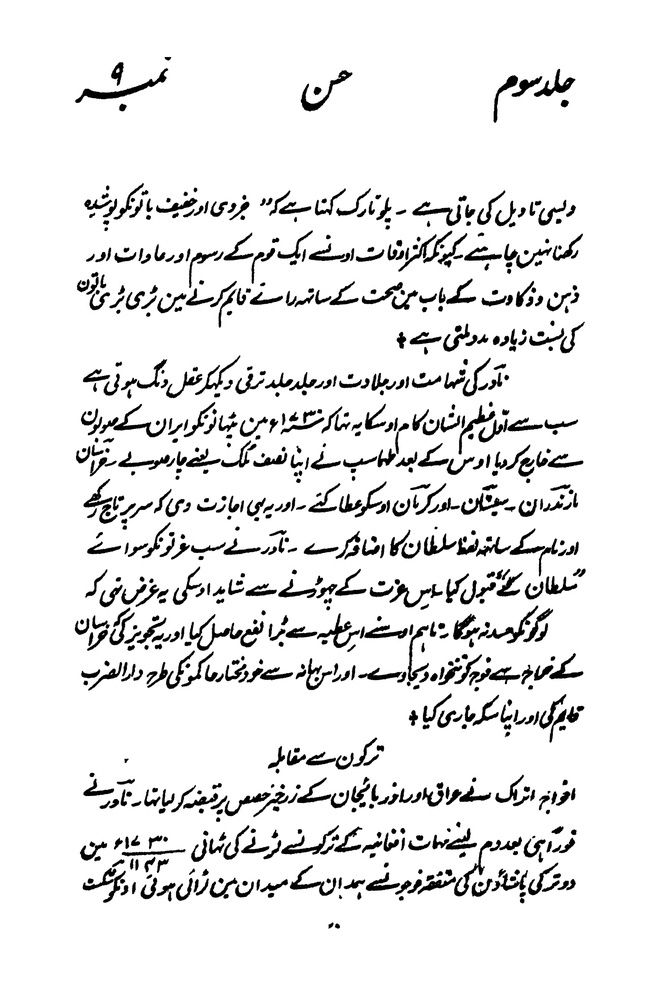
#> input picture urdu-media-ai-utils/urdu-polygon-line-extractor/data-books/B207/Image/B207_107.jpg, 648 x 1000 px, shrunk from 3428 x 5293 before the run
$ python -i pdf_to_pages_and_lines.py   (imports and definitions only)
#> lines starting #> are read from the running program, lines starting #| are printed output that depends on the picture; after the words box and inside, x2 and y2 are one past the last pixel; in counts of white or black regions, pixels touching at a corner belong together
#> further down, picture is the input picture: shape (1000, 648, 3); min 0, max 255, mean 233.1
"""
    This file contains the whole functionality to convert pdf to page images
    and then the page images to lines.

    1. Convert a pdf file to pages
    2. Convert a page to Lines
"""

import os
import re
import shutil
import sys

import cv2
import numpy as np
import pandas as pd
from pdf2image import convert_from_path


# [175 lines left out: functions is_image_completely_blank, pdf_to_page_images, extract_page_number, pages_from_book_txt, save_text_pages, save_image_pages and 3 more, not called in this run]


def image_contours(image):
    """
    Extract text contours from image using OpenCV.
    Returns sorted contours based on y-coordinate.
    """
    gray = cv2.cvtColor(image, cv2.COLOR_BGR2GRAY)
    blur = cv2.GaussianBlur(gray, (3, 3), 0)
    bw = cv2.threshold(blur, 0, 255, cv2.THRESH_BINARY_INV + cv2.THRESH_OTSU)[1]
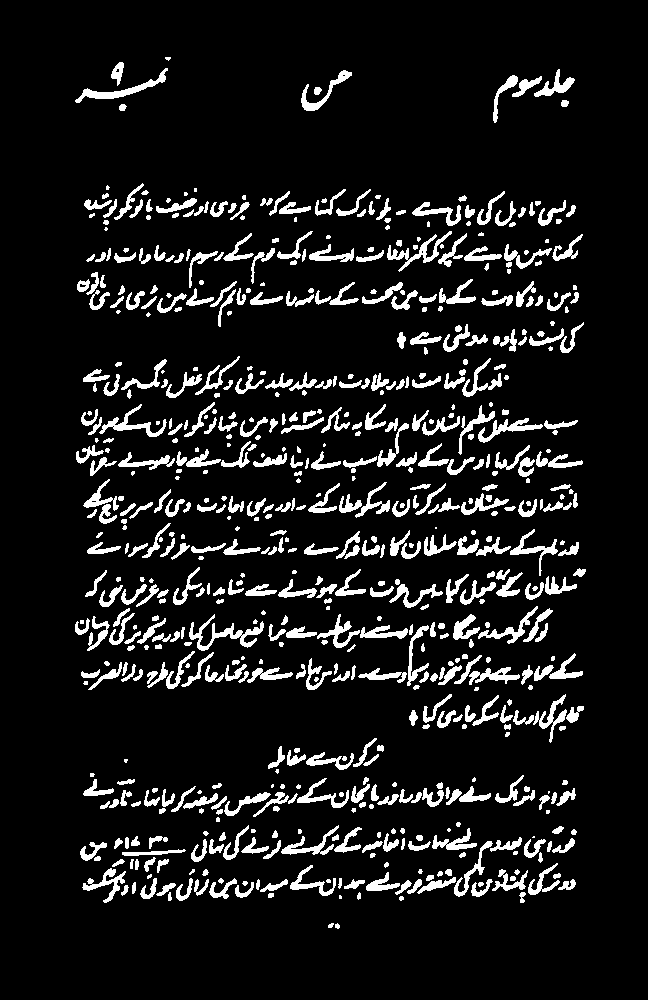
#> bw: shape (1000, 648); 9.9% white; 666 white regions (103 under 20 px), largest, box (x1, y1, x2, y2) and area: (189, 614, 264, 651) 729, (75, 68, 168, 103) 626, (387, 231, 452, 272) 572

    # Define kernel size for morphological operations
    kernel_size = (200, 10)
    kernel = cv2.getStructuringElement(cv2.MORPH_RECT, kernel_size)

    # Perform morphological closing operation
    bw_closed = cv2.morphologyEx(bw, cv2.MORPH_CLOSE, kernel)
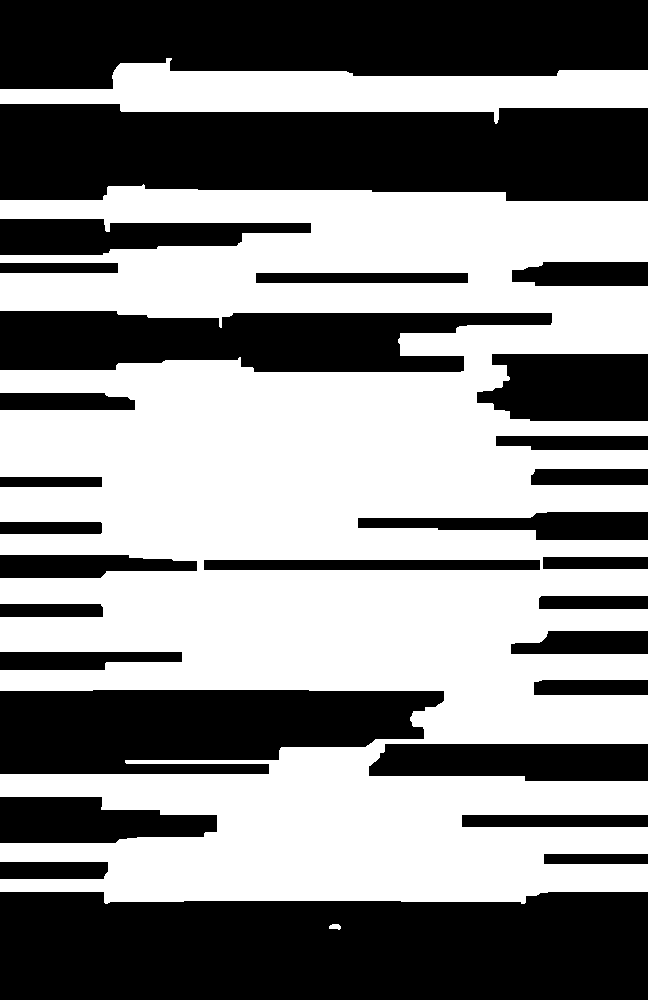
#> bw_closed: shape (1000, 648); 53.4% white; 29 black regions

    # Find contours for each text line
    contours, _ = cv2.findContours(bw_closed, cv2.RETR_EXTERNAL, cv2.CHAIN_APPROX_SIMPLE)
#> contours = 3 contours; box (x1, y1, x2, y2) and area: (0, 184, 648, 904) 322974, (0, 58, 648, 124) 21832, (329, 924, 341, 930) 41

    # Filter contours to select those whose width is at least 3 times its height
    filtered_contours = [cnt for cnt in contours if (cv2.boundingRect(cnt)[2] / cv2.boundingRect(cnt)[3]) >= 3.0]
#> filtered_contours = 1 contour; box (x1, y1, x2, y2) and area: (0, 58, 648, 124) 21832

    # Sort contours based on y-coordinate
    sorted_contours = sorted(filtered_contours, key=lambda contour: cv2.boundingRect(contour)[1])
#> sorted_contours has the same summary as filtered_contours

    return sorted_contours


def lines_from_page_image(image):
    """
        Extract line images from the original image based on contours.
        Filters out lines based on minimum height criteria.
    """
    contours = image_contours(image)
#> contours has the same summary as filtered_contours in image_contours

    line_imgs = []
    for contour in contours:
        x, y, w, h = cv2.boundingRect(contour)
        x, y, w, h = (x - 3, y - 3, w + 3, h + 3)  # Add padding

        line_image = image[y:y + h, x:x + w]

        # Check if line image meets height criteria
        if line_image.shape[0] > 15:
            line_imgs.append(line_image)
#> this loop made 1 pass
#> (x, y, w, h) on pass 1: (-3, 55, 651, 69)
#> after the loop, line_imgs = 1 item

    return line_imgs


# [101 lines left out: function pdf_to_pages, not called in this run]


def pdf_text_2_page_text(pdf_text_path):
    pass


# [246 lines left out: functions page_to_lines, pdf_to_pages_and_lines, not called in this run]

>>> import cv2
>>> picture = cv2.imread('../../urdu-polygon-line-extractor/data-books/B207/Image/B207_107.jpg')
>>> result = lines_from_page_image(picture)
#> result = 1 item

$ run again, on urdu-media-ai-utils/urdu-polygon-line-extractor/data-books/B207/Image/B207_108.jpg
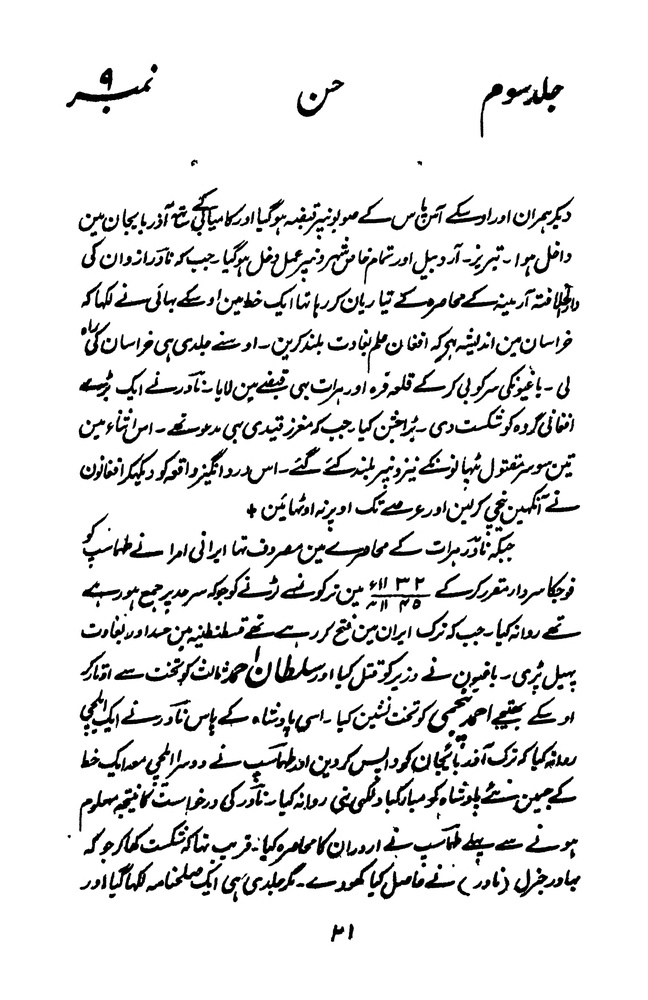
#> input picture urdu-media-ai-utils/urdu-polygon-line-extractor/data-books/B207/Image/B207_108.jpg, 648 x 1000 px, shrunk from 3428 x 5293 before the run
#> picture is the input picture: shape (1000, 648, 3); min 0, max 255, mean 229.9
#> in image_contours, `bw = cv2.threshold(blur, 0, 255, cv2.THRESH_BINARY_INV + cv2.THRESH_OT..`:
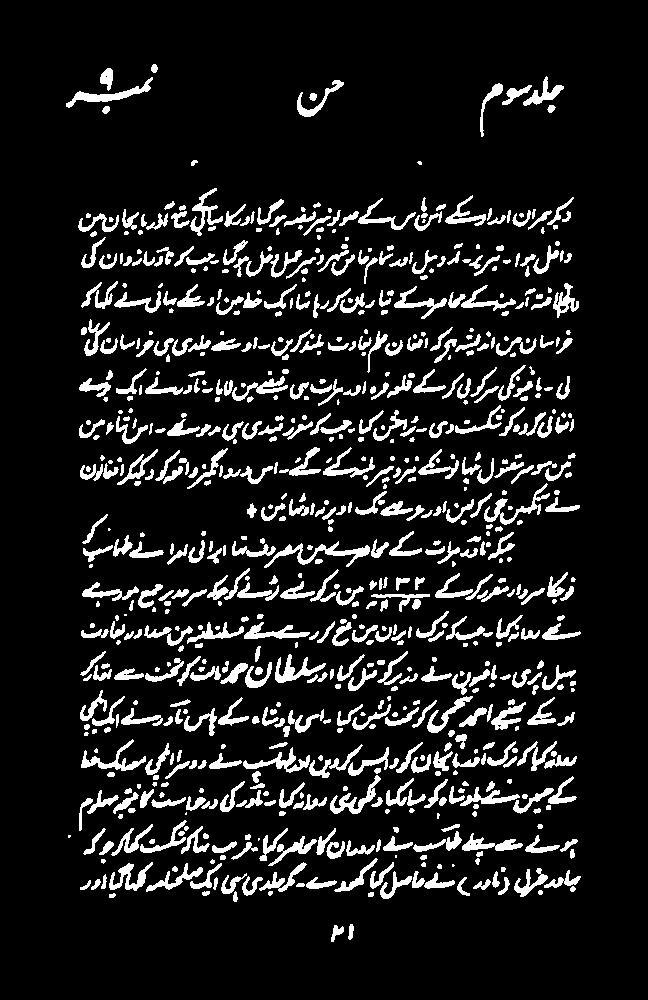
#> bw: shape (1000, 648); 11.3% white; 784 white regions (123 under 20 px), largest, box (x1, y1, x2, y2) and area: (264, 541, 370, 568) 728, (66, 77, 153, 108) 626, (484, 483, 550, 525) 572
#> in image_contours, `bw_closed = cv2.morphologyEx(bw, cv2.MORPH_CLOSE, kernel)`:
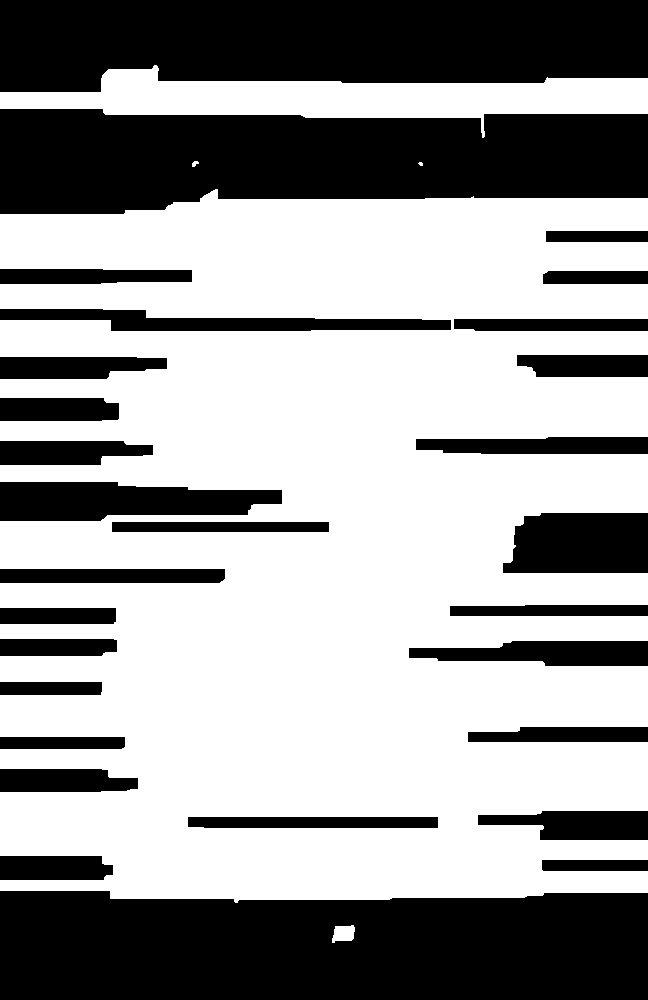
#> bw_closed: shape (1000, 648); 60.7% white; 29 black regions
#> in image_contours, `contours, _ = cv2.findContours(bw_closed, cv2.RETR_EXTERNAL, cv2.CHAIN..`: contours = 5 contours, 2 with area under 20; largest, box (x1, y1, x2, y2) and area: (0, 189, 648, 903) 370874, (0, 65, 648, 138) 20606, (332, 925, 355, 943) 282
#> filtered_contours = 1 contour; box (x1, y1, x2, y2) and area: (0, 65, 648, 138) 20606
#> sorted_contours has the same summary as filtered_contours
#> in lines_from_page_image, `contours = image_contours(image)`: contours has the same summary as filtered_contours in image_contours
#> the loop in lines_from_page_image, `for contour in contours:` made 1 pass
#> (x, y, w, h) on pass 1: (-3, 62, 651, 76)
#> after the loop in lines_from_page_image, `for contour in contours:`: line_imgs = 1 item

$ run again, on urdu-media-ai-utils/urdu-polygon-line-extractor/data-books/B207/Image/B207_55.jpg
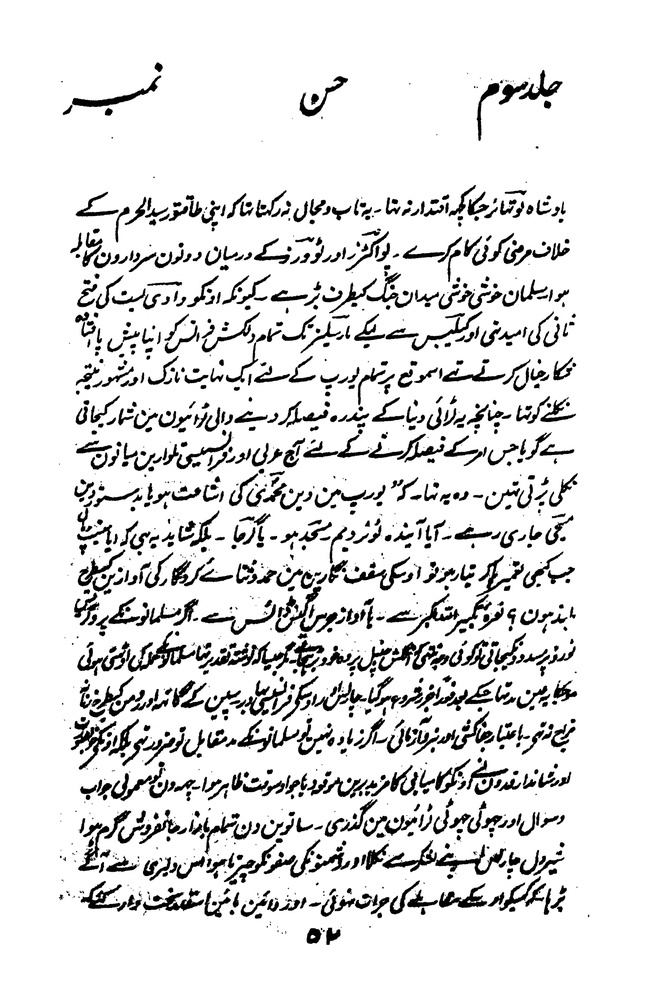
#> input picture urdu-media-ai-utils/urdu-polygon-line-extractor/data-books/B207/Image/B207_55.jpg, 648 x 1000 px, shrunk from 3428 x 5293 before the run
#> picture is the input picture: shape (1000, 648, 3); min 0, max 255, mean 225.8
#> in image_contours, `bw = cv2.threshold(blur, 0, 255, cv2.THRESH_BINARY_INV + cv2.THRESH_OT..`:
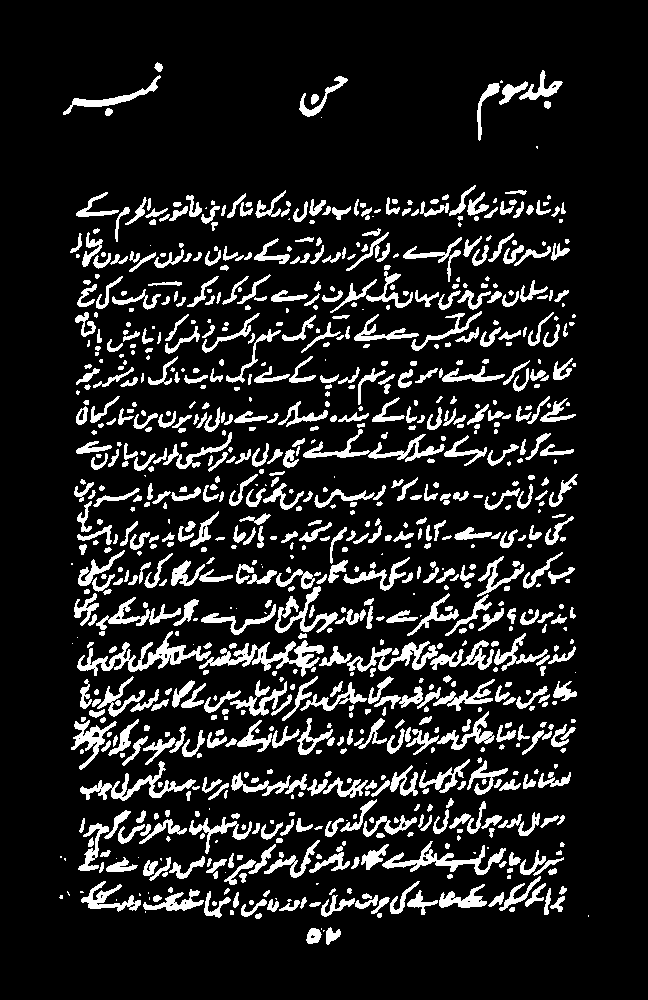
#> bw: shape (1000, 648); 13% white; 903 white regions (170 under 20 px), largest, box (x1, y1, x2, y2) and area: (77, 631, 211, 676) 1540, (199, 640, 324, 677) 1483, (382, 841, 506, 875) 1119
#> in image_contours, `bw_closed = cv2.morphologyEx(bw, cv2.MORPH_CLOSE, kernel)`:
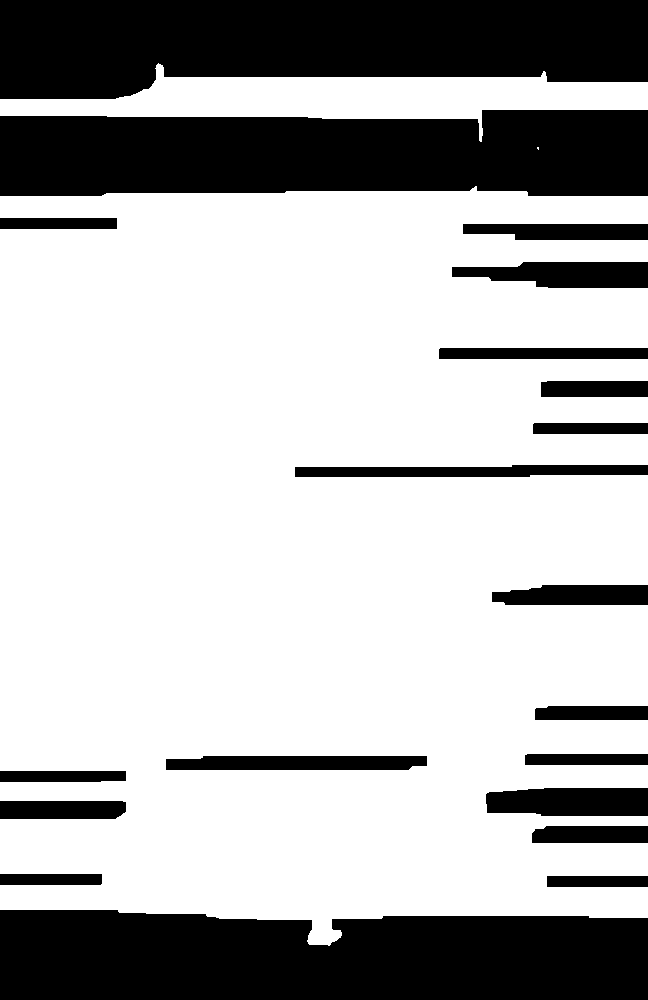
#> bw_closed: shape (1000, 648); 69.8% white; 20 black regions
#> in image_contours, `contours, _ = cv2.findContours(bw_closed, cv2.RETR_EXTERNAL, cv2.CHAIN..`: contours = 3 contours, 1 with area under 20; largest, box (x1, y1, x2, y2) and area: (0, 186, 648, 946) 430554, (0, 63, 648, 142) 20810
#> filtered_contours = 1 contour; box (x1, y1, x2, y2) and area: (0, 63, 648, 142) 20810
#> sorted_contours has the same summary as filtered_contours
#> in lines_from_page_image, `contours = image_contours(image)`: contours has the same summary as filtered_contours in image_contours
#> the loop in lines_from_page_image, `for contour in contours:` made 1 pass
#> (x, y, w, h) on pass 1: (-3, 60, 651, 82)
#> after the loop in lines_from_page_image, `for contour in contours:`: line_imgs = 1 item

$ run again, on urdu-media-ai-utils/urdu-polygon-line-extractor/data-books/B207/Image/B207_56.jpg
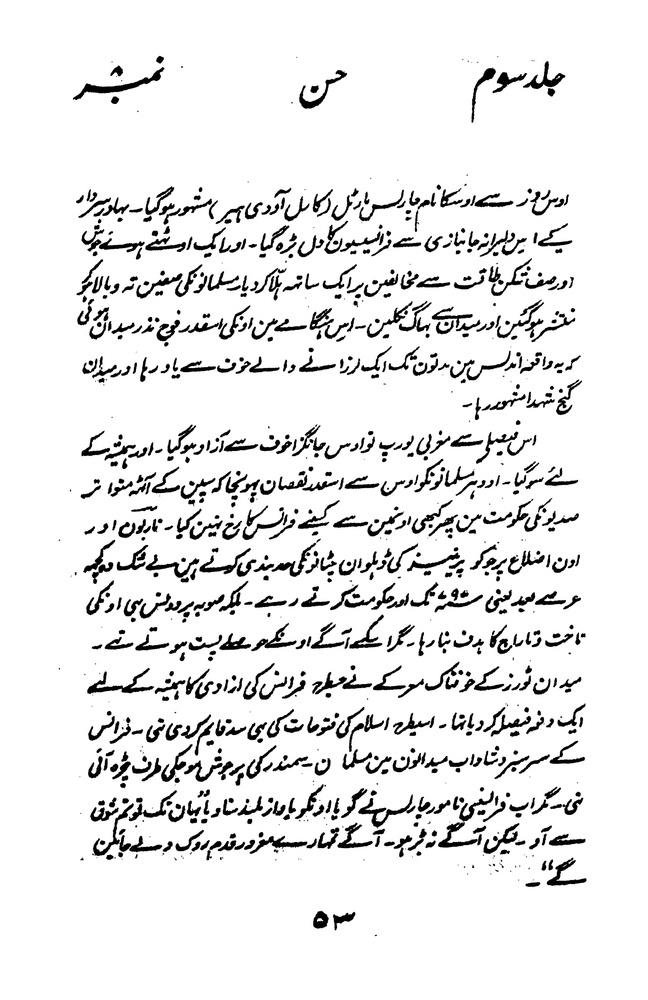
#> input picture urdu-media-ai-utils/urdu-polygon-line-extractor/data-books/B207/Image/B207_56.jpg, 648 x 1000 px, shrunk from 3428 x 5293 before the run
#> picture is the input picture: shape (1000, 648, 3); min 0, max 255, mean 232.9
#> in image_contours, `bw = cv2.threshold(blur, 0, 255, cv2.THRESH_BINARY_INV + cv2.THRESH_OT..`:
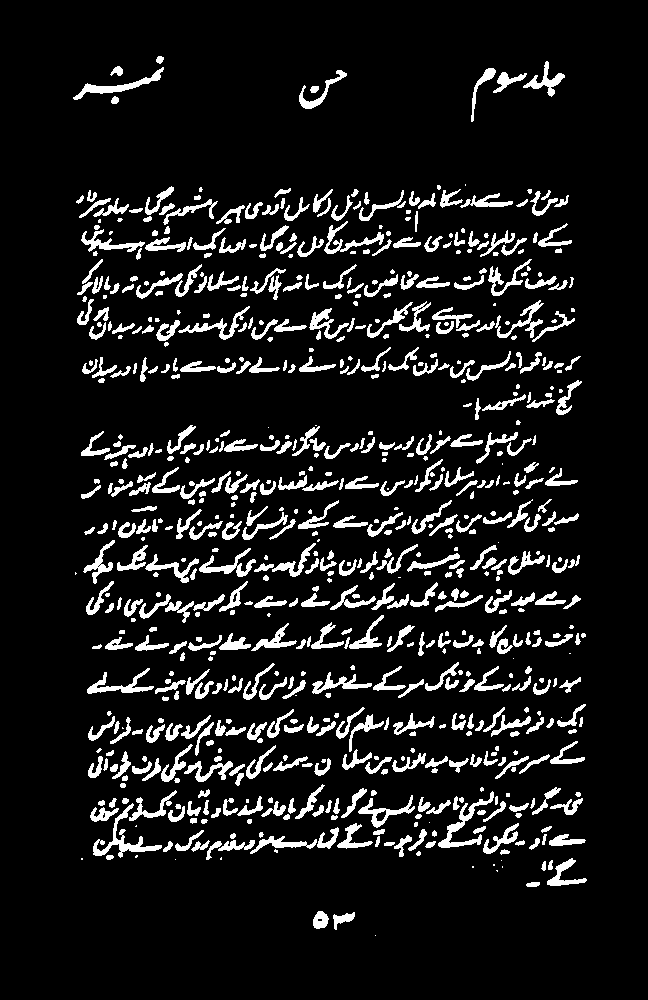
#> bw: shape (1000, 648); 10.1% white; 742 white regions (140 under 20 px), largest, box (x1, y1, x2, y2) and area: (93, 803, 162, 858) 751, (438, 791, 494, 848) 662, (73, 67, 164, 100) 606
#> in image_contours, `bw_closed = cv2.morphologyEx(bw, cv2.MORPH_CLOSE, kernel)`:
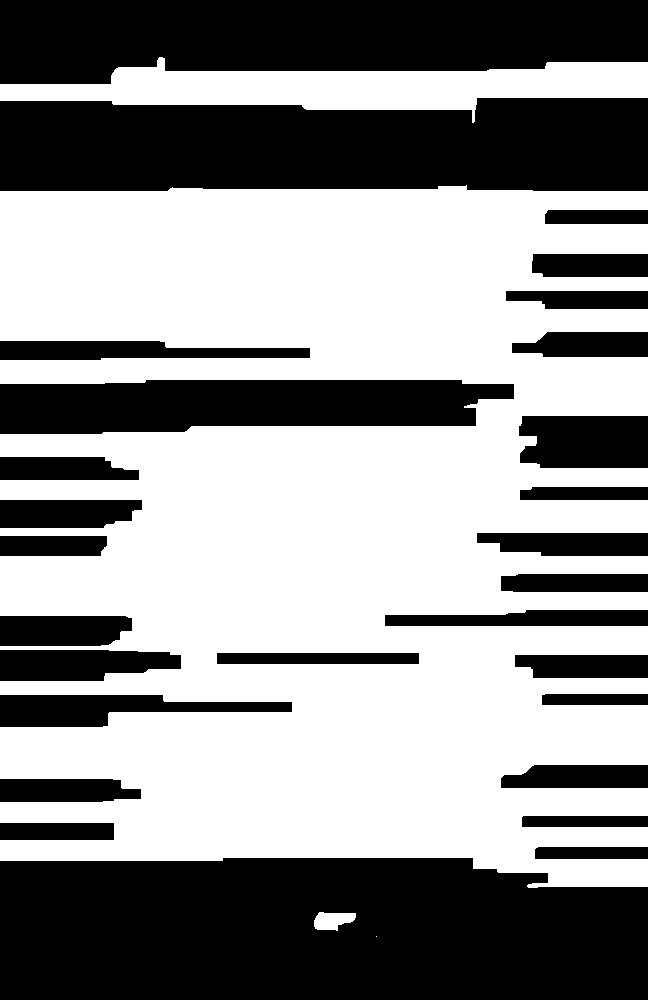
#> bw_closed: shape (1000, 648); 56.4% white; 28 black regions
#> in image_contours, `contours, _ = cv2.findContours(bw_closed, cv2.RETR_EXTERNAL, cv2.CHAIN..`: contours = 4 contours, 1 with area under 20; largest, box (x1, y1, x2, y2) and area: (0, 185, 648, 888) 340446, (0, 57, 648, 123) 20436, (314, 912, 356, 931) 519
#> filtered_contours = 1 contour; box (x1, y1, x2, y2) and area: (0, 57, 648, 123) 20436
#> sorted_contours has the same summary as filtered_contours
#> in lines_from_page_image, `contours = image_contours(image)`: contours has the same summary as filtered_contours in image_contours
#> the loop in lines_from_page_image, `for contour in contours:` made 1 pass
#> (x, y, w, h) on pass 1: (-3, 54, 651, 69)
#> after the loop in lines_from_page_image, `for contour in contours:`: line_imgs = 1 item
